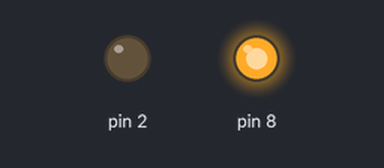
A sketch run on a simulated Arduino Uno, built with avr-gcc and run on an emulated ATmega328P. Shown: output pins drawn as LEDs (lit = HIGH).

Above: at 0.6 s.
At 2.5 s:
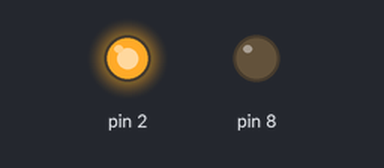
Timing chart, 0 to 6.6 s (numbered marks = the images above):
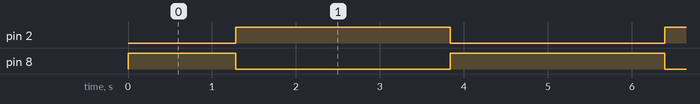

Measured:
- by itself, pin 2: alternates HIGH for 2.6 s and LOW for 2.6 s
- by itself, pin 8: repeats every 5.1 s: LOW 2.6 s, HIGH 2.6 s

The sketch:

Increase_the_brightness_of_2_External_LED_alternatively..ino
```cpp
void setup()
{
  pinMode(2, OUTPUT);
  pinMode(8, OUTPUT);

}

void loop()
{
  for (int i=0; i<255; i++){
    analogWrite(2,i);
    analogWrite(8,255-i);
    delay(10);
  }
  for (int i=255; i>0; i--){
    analogWrite(2,i);
    analogWrite(8,255-i);
    delay(10);
  }

}
```
